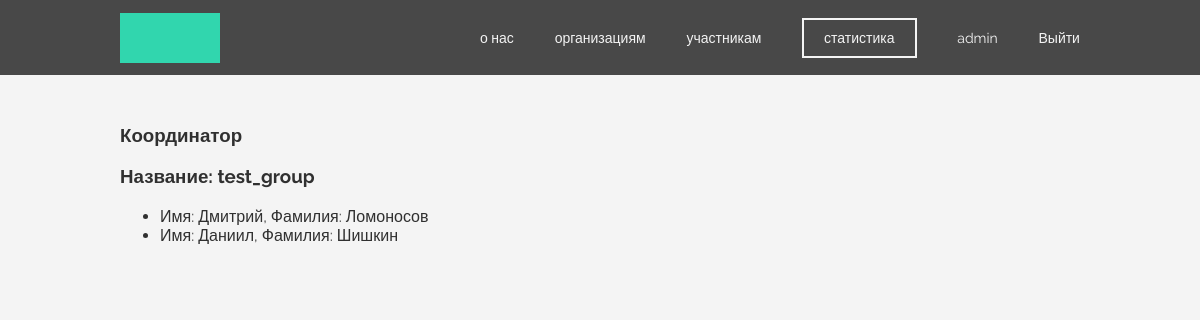
The app's page /cabinet/ (signed in), older data.
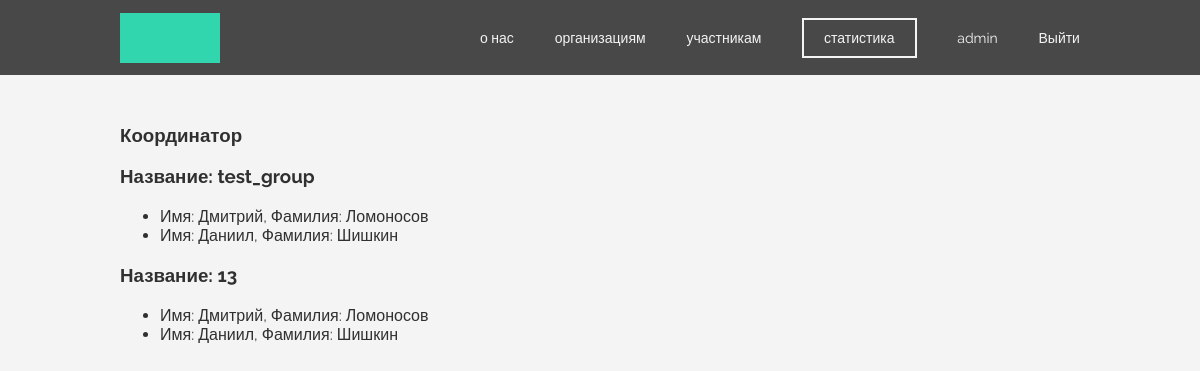
The same page, newer data.
### authapp/models.py (models this page shows, shortened)
class UserProfile(AbstractUser):
    email = models.EmailField(verbose_name='Почта')
    first_name = models.CharField(verbose_name='Имя', max_length=128)
    last_name = models.CharField(verbose_name='Фамилия', max_length=128)
    status = models.CharField(verbose_name='Статус', choices=Status.choices, default=Status.Volunteer, max_length=1)
    confirm = models.BooleanField(verbose_name='Подтверждён', default=False)

### mainapp/models.py (models this page shows, shortened)
class Group(models.Model):
    name = models.CharField(verbose_name='название группы', max_length=128)
    users_volonter = models.ManyToManyField(UserProfile)
    user_coordintator = models.ForeignKey(UserProfile, on_delete=models.CASCADE, related_name='coordinator')

### mainapp/views.py (the view, shortened to what this page needs)
# urls.py: path('cabinet/', mainapp.cabinet, name='cabinet'),
def cabinet(request):
    if Group.objects.filter(user_coordintator=request.user):
        group = Group.objects.filter(user_coordintator=request.user)
        content = {
            'title': 'Личный кабинет | координатора',
            'group': group,
        }
        return render(request, 'mainapp/lk/coordinator.html', content)
    elif request.user.is_staff:
        content = {
            'title': 'Личный кабинет | Администратор',
        }
        return render(request, 'mainapp/lk/admin.html', content)
    else:
        content = {
            'title': 'Личный кабинет | Ошибка',
        }
        return render(request, 'mainapp/lk/error.html', content)

### mainapp/templates/mainapp/lk/coordinator.html
{% extends 'mainapp/layouts/app.html' %}
{% load static %}
{% block content %}
    <div class="frame white_frame">
        <div class="content">
            <h3>Координатор</h3>
            {% for item in group %}
                <h3>Название: {{ item.name }}</h3>
                <ul>
                    {% for volonters in item.users_volonter.all %}
                        <li>Имя: {{ volonters.first_name }}, Фамилия: {{ volonters.last_name }}</li>
                    {% endfor %}
                </ul>
            {% endfor %}
        </div>
    </div>
{% endblock %}

### mainapp/templates/mainapp/layouts/app.html (shortened to what this page needs)
{% load static %}
<!doctype html>
<html lang="ru">
<head>
    <link rel="stylesheet" href="{% static 'css/main.css' %}">
</head>
<body>
<div class="menu">
    <div class="content  menu_content">
        <div class="menu_left">
            <a href="{% url 'mainapp:index' %}"><div class="menu_left_logo"></div></a>
        </div>
        <div class="menu_right">
            <div class="menu_right_li"><a href="{% url 'mainapp:about' %}">о нас</a></div>
            <div class="menu_right_li"><a href="{% url 'mainapp:organizations' %}">организациям</a></div>
            <div class="menu_right_li"><a href="{% url 'mainapp:participants' %}">участникам</a></div>
            <div class="menu_right_li  statistic_button"><a href="#">статистика</a></div>
            {% if not user.is_authenticated %}
                <div class="menu_right_li"><a href="{% url 'authapp:register' %}">регистрация</a></div>
                <div class="menu_right_li"><a href="{% url 'authapp:login' %}">вход</a></div>
            {% else %}
                <div class="menu_right_li"><a href="{% url 'mainapp:cabinet' %}">{{ request.user.username }}</a></div>
                <div class="menu_right_li"><a href="{% url 'authapp:logout' %}">Выйти</a></div>
            {% endif %}
        </div>
    </div>
</div>
{% block content %}
{% endblock %}
</body>
</html>

### static/css/main.css (style rules this page uses)
body { margin: 0; background: #F4F4F4; color: #303030; font-family: "Raleway", sans-serif; }
div, input { box-sizing: border-box; }
.menu { width: 100%; background: #484848; height: 75px; display: flex; justify-content: center; align-items: center; margin-bottom: 30px; }
.menu_content { display: flex; justify-content: space-between; align-items: center; }
.menu_left_logo { height: 50px; width: 100px; background: #31D6AE; }
.menu_right { width: 600px; font-size: 14px; display: flex; justify-content: space-between; align-items: center; color: #F4F4F4; }
.menu_right_li a { text-decoration: none; color: #F4F4F4; }
.statistic_button { box-sizing: content-box; border: 2px solid #F4F4F4; padding: 10px 20px; }
.frame { width: 100%; display: flex; justify-content: center; }
.content { width: 960px; }

Row changes from the older to the newer data that the page shows:
added Group: name "13", UserProfile (first_name "Дмитрий", last_name "Ломоносов"), UserProfile (first_name "Даниил", last_name "Шишкин")
